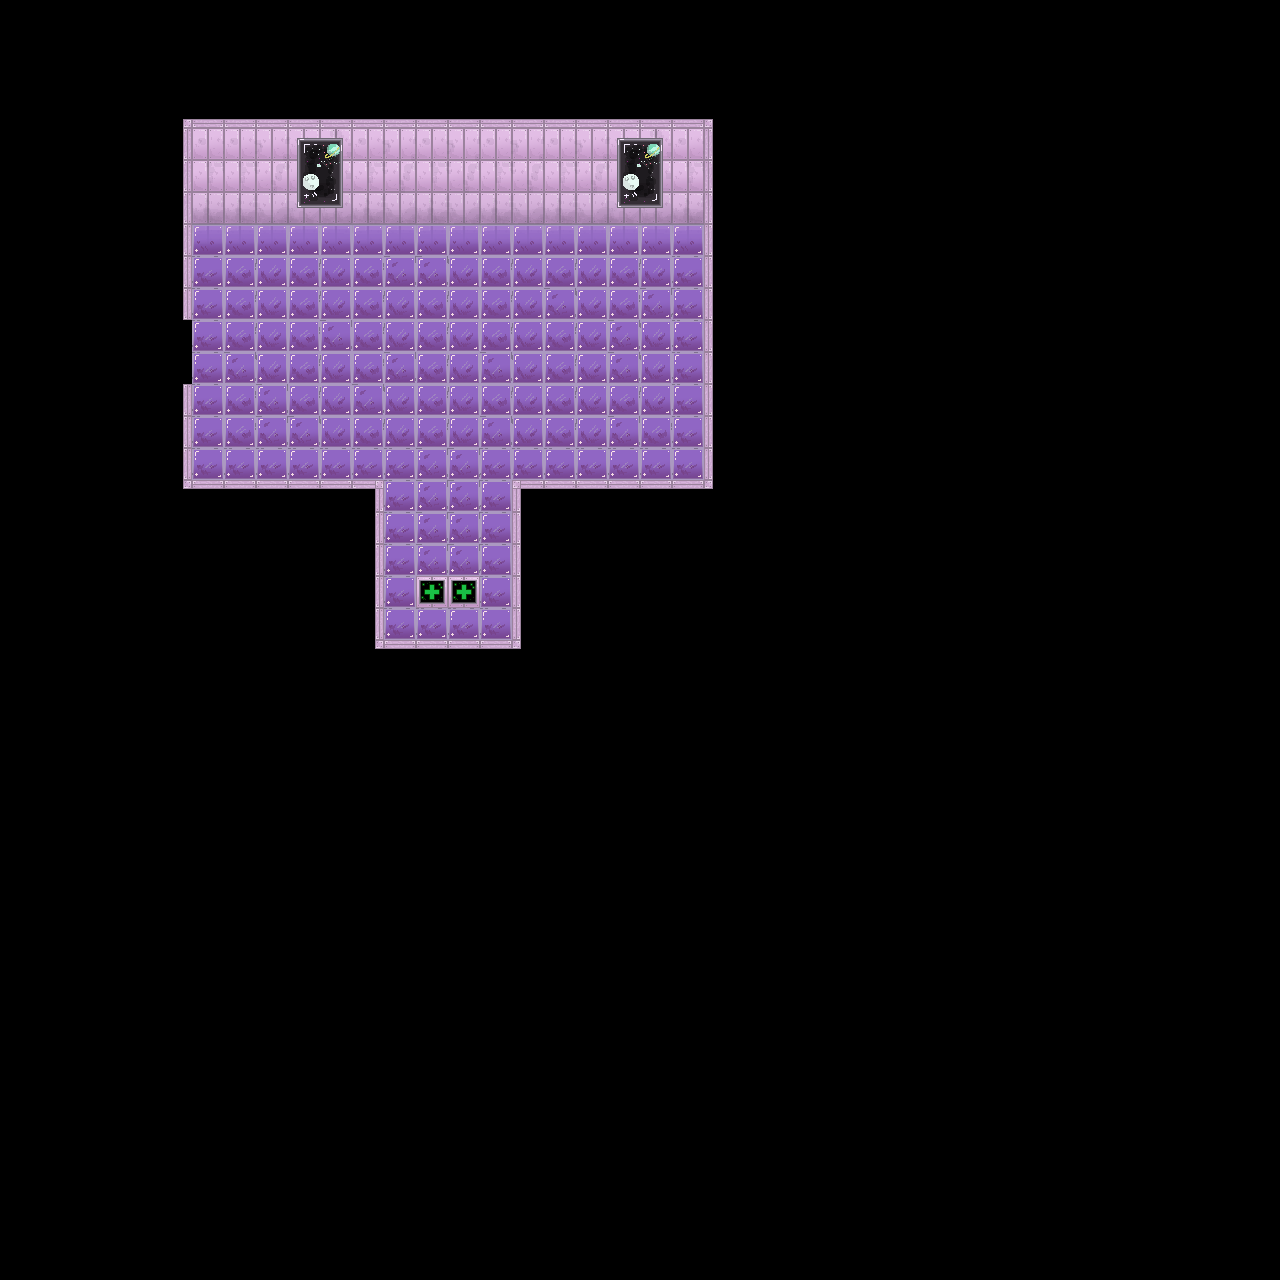

Rendered tile map (Tiled .tmx) drawn with the repository's tilesets; below, a short description and the full map source, tile grids included:
An orthogonal 40x40 tile map with 32x32 px tiles, 1 tile layer (Tile Layer 1), 4 tilesets.

<map version="1.4" tiledversion="1.4.2" orientation="orthogonal" renderorder="right-down" width="40" height="40" tilewidth="32" tileheight="32" infinite="0" nextlayerid="2" nextobjectid="1">
 <tileset firstgid="1" source="Floor.tsx" />
 <tileset firstgid="5" source="EdgeandWalls.tsx" />
 <tileset firstgid="21" source="infirmary logo.tsx" />
 <tileset firstgid="22" source="edgeTiles.tsx" />
 <layer id="1" name="Tile Layer 1" width="40" height="40">
  <data encoding="csv">
0,0,0,0,0,0,0,0,0,0,0,0,0,0,0,0,0,0,0,0,0,0,0,0,0,0,0,0,0,0,0,0,0,0,0,0,0,0,0,0,
0,0,0,0,0,0,0,0,0,0,0,0,0,0,0,0,0,0,0,0,0,0,0,0,0,0,0,0,0,0,0,0,0,0,0,0,0,0,0,0,
0,0,0,0,0,0,0,0,0,0,0,0,0,0,0,0,0,0,0,0,0,0,0,0,0,0,0,0,0,0,0,0,0,0,0,0,0,0,0,0,
0,0,0,0,0,34,32,32,32,32,32,32,32,32,32,32,32,32,32,32,32,32,35,0,0,0,0,0,0,0,0,0,0,0,0,0,0,0,0,0,
0,0,0,0,0,28,5,5,6,7,8,5,6,5,6,5,6,5,6,7,8,5,29,0,0,0,0,0,0,0,0,0,0,0,0,0,0,0,0,0,
0,0,0,0,0,28,9,9,10,11,12,9,10,9,10,9,10,9,10,11,12,9,29,0,0,0,0,0,0,0,0,0,0,0,0,0,0,0,0,0,
0,0,0,0,0,28,13,13,14,15,16,13,14,13,14,13,14,13,14,15,16,13,29,0,0,0,0,0,0,0,0,0,0,0,0,0,0,0,0,0,
0,0,0,0,0,28,17,17,18,19,20,17,18,17,18,17,18,17,18,19,20,17,29,0,0,0,0,0,0,0,0,0,0,0,0,0,0,0,0,0,
0,0,0,0,0,28,4,1,2,1,2,1,3,3,2,1,2,1,2,1,2,4,29,0,0,0,0,0,0,0,0,0,0,0,0,0,0,0,0,0,
0,0,0,0,0,28,4,1,2,1,2,1,2,1,2,1,2,3,2,1,3,4,29,0,0,0,0,0,0,0,0,0,0,0,0,0,0,0,0,0,
0,0,0,0,0,0,4,1,2,1,3,1,2,1,2,1,2,1,2,3,2,4,29,0,0,0,0,0,0,0,0,0,0,0,0,0,0,0,0,0,
0,0,0,0,0,0,4,3,2,1,2,1,3,1,2,3,2,1,2,3,2,4,29,0,0,0,0,0,0,0,0,0,0,0,0,0,0,0,0,0,
0,0,0,0,0,28,4,1,3,1,2,3,2,1,2,1,2,1,2,1,2,4,29,0,0,0,0,0,0,0,0,0,0,0,0,0,0,0,0,0,
0,0,0,0,0,28,4,1,3,3,2,1,2,1,2,3,2,1,2,3,1,4,29,0,0,0,0,0,0,0,0,0,0,0,0,0,0,0,0,0,
0,0,0,0,0,28,4,4,4,4,4,4,4,3,3,4,4,4,4,4,4,4,29,0,0,0,0,0,0,0,0,0,0,0,0,0,0,0,0,0,
0,0,0,0,0,36,33,33,33,33,33,30,4,3,3,4,26,33,33,33,33,33,37,0,0,0,0,0,0,0,0,0,0,0,0,0,0,0,0,0,
0,0,0,0,0,0,0,0,0,0,0,28,4,3,3,4,29,0,0,0,0,0,0,0,0,0,0,0,0,0,0,0,0,0,0,0,0,0,0,0,
0,0,0,0,0,0,0,0,0,0,0,28,4,3,3,4,29,0,0,0,0,0,0,0,0,0,0,0,0,0,0,0,0,0,0,0,0,0,0,0,
0,0,0,0,0,0,0,0,0,0,0,28,4,21,21,4,29,0,0,0,0,0,0,0,0,0,0,0,0,0,0,0,0,0,0,0,0,0,0,0,
0,0,0,0,0,0,0,0,0,0,0,28,4,4,4,4,29,0,0,0,0,0,0,0,0,0,0,0,0,0,0,0,0,0,0,0,0,0,0,0,
0,0,0,0,0,0,0,0,0,0,0,36,33,33,33,33,37,0,0,0,0,0,0,0,0,0,0,0,0,0,0,0,0,0,0,0,0,0,0,0,
0,0,0,0,0,0,0,0,0,0,0,0,0,0,0,0,0,0,0,0,0,0,0,0,0,0,0,0,0,0,0,0,0,0,0,0,0,0,0,0,
0,0,0,0,0,0,0,0,0,0,0,0,0,0,0,0,0,0,0,0,0,0,0,0,0,0,0,0,0,0,0,0,0,0,0,0,0,0,0,0,
0,0,0,0,0,0,0,0,0,0,0,0,0,0,0,0,0,0,0,0,0,0,0,0,0,0,0,0,0,0,0,0,0,0,0,0,0,0,0,0,
0,0,0,0,0,0,0,0,0,0,0,0,0,0,0,0,0,0,0,0,0,0,0,0,0,0,0,0,0,0,0,0,0,0,0,0,0,0,0,0,
0,0,0,0,0,0,0,0,0,0,0,0,0,0,0,0,0,0,0,0,0,0,0,0,0,0,0,0,0,0,0,0,0,0,0,0,0,0,0,0,
0,0,0,0,0,0,0,0,0,0,0,0,0,0,0,0,0,0,0,0,0,0,0,0,0,0,0,0,0,0,0,0,0,0,0,0,0,0,0,0,
0,0,0,0,0,0,0,0,0,0,0,0,0,0,0,0,0,0,0,0,0,0,0,0,0,0,0,0,0,0,0,0,0,0,0,0,0,0,0,0,
0,0,0,0,0,0,0,0,0,0,0,0,0,0,0,0,0,0,0,0,0,0,0,0,0,0,0,0,0,0,0,0,0,0,0,0,0,0,0,0,
0,0,0,0,0,0,0,0,0,0,0,0,0,0,0,0,0,0,0,0,0,0,0,0,0,0,0,0,0,0,0,0,0,0,0,0,0,0,0,0,
0,0,0,0,0,0,0,0,0,0,0,0,0,0,0,0,0,0,0,0,0,0,0,0,0,0,0,0,0,0,0,0,0,0,0,0,0,0,0,0,
0,0,0,0,0,0,0,0,0,0,0,0,0,0,0,0,0,0,0,0,0,0,0,0,0,0,0,0,0,0,0,0,0,0,0,0,0,0,0,0,
0,0,0,0,0,0,0,0,0,0,0,0,0,0,0,0,0,0,0,0,0,0,0,0,0,0,0,0,0,0,0,0,0,0,0,0,0,0,0,0,
0,0,0,0,0,0,0,0,0,0,0,0,0,0,0,0,0,0,0,0,0,0,0,0,0,0,0,0,0,0,0,0,0,0,0,0,0,0,0,0,
0,0,0,0,0,0,0,0,0,0,0,0,0,0,0,0,0,0,0,0,0,0,0,0,0,0,0,0,0,0,0,0,0,0,0,0,0,0,0,0,
0,0,0,0,0,0,0,0,0,0,0,0,0,0,0,0,0,0,0,0,0,0,0,0,0,0,0,0,0,0,0,0,0,0,0,0,0,0,0,0,
0,0,0,0,0,0,0,0,0,0,0,0,0,0,0,0,0,0,0,0,0,0,0,0,0,0,0,0,0,0,0,0,0,0,0,0,0,0,0,0,
0,0,0,0,0,0,0,0,0,0,0,0,0,0,0,0,0,0,0,0,0,0,0,0,0,0,0,0,0,0,0,0,0,0,0,0,0,0,0,0,
0,0,0,0,0,0,0,0,0,0,0,0,0,0,0,0,0,0,0,0,0,0,0,0,0,0,0,0,0,0,0,0,0,0,0,0,0,0,0,0,
0,0,0,0,0,0,0,0,0,0,0,0,0,0,0,0,0,0,0,0,0,0,0,0,0,0,0,0,0,0,0,0,0,0,0,0,0,0,0,0
</data>
 </layer>
</map>